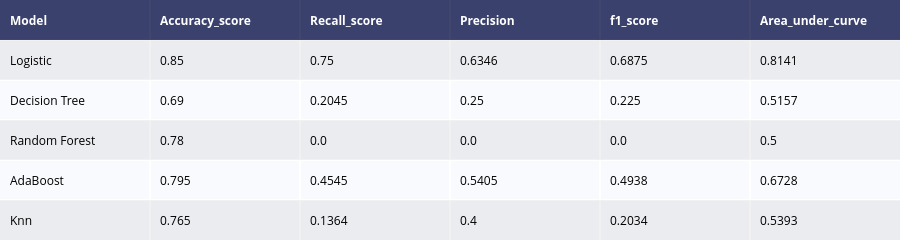

The code cell stored with this chart in its notebook:
### Markdown cell above
#### <font color='maroon'> Accuracy of models on Hyperparameter Tuning </font>

### Code cell
# Outputs for all model
model1 = model_performance(grid_lr,X_train,X_test,Y_train, Y_test,"Logistic" )
model2 = model_performance(grid_dtc, X_train, X_test, Y_train, Y_test,"Decision Tree")
model3 = model_performance(grid_rf, X_train, X_test, Y_train, Y_test,"Random Forest")
model4 = model_performance(grid_abc, X_train, X_test, Y_train, Y_test,"AdaBoost")
model5 = model_performance(grid_knn, X_train, X_test, Y_train, Y_test,"Knn")


# Concat all models
model_performances = pd.concat([model1, model2, model3, model4, model5], axis=0).reset_index()

model_performances = model_performances.drop(columns="index",axis=1)

table = ff.create_table(np.round(model_performances,4))

py.iplot(table)

### Figure 1 — Plotly figure (JSON) as saved in the notebook; plotly's stock layout.template omitted (floating-point values rounded to 4 significant figures)
{"data": [{"colorscale": [[0, "#00083e"], [0.5, "#ededee"], [1, "#ffffff"]], "hoverinfo": "none", "opacity": 0.75, "showscale": false, "type": "heatmap", "z": [[0, 0, 0, 0, 0, 0], [0.5, 0.5, 0.5, 0.5, 0.5, 0.5], [1, 1, 1, 1, 1, 1], [0.5, 0.5, 0.5, 0.5, 0.5, 0.5], [1, 1, 1, 1, 1, 1], [0.5, 0.5, 0.5, 0.5, 0.5, 0.5]]}], "layout": {"annotations": [{"align": "left", "font": {"color": "#ffffff"}, "showarrow": false, "text": "<b>Model</b>", "x": -0.45, "xanchor": "left", "xref": "x", "y": 0, "yref": "y"}, {"align": "left", "font": {"color": "#ffffff"}, "showarrow": false, "text": "<b>Accuracy_score</b>", "x": 0.55, "xanchor": "left", "xref": "x", "y": 0, "yref": "y"}, {"align": "left", "font": {"color": "#ffffff"}, "showarrow": false, "text": "<b>Recall_score</b>", "x": 1.55, "xanchor": "left", "xref": "x", "y": 0, "yref": "y"}, {"align": "left", "font": {"color": "#ffffff"}, "showarrow": false, "text": "<b>Precision</b>", "x": 2.55, "xanchor": "left", "xref": "x", "y": 0, "yref": "y"}, {"align": "left", "font": {"color": "#ffffff"}, "showarrow": false, "text": "<b>f1_score</b>", "x": 3.55, "xanchor": "left", "xref": "x", "y": 0, "yref": "y"}, {"align": "left", "font": {"color": "#ffffff"}, "showarrow": false, "text": "<b>Area_under_curve</b>", "x": 4.55, "xanchor": "left", "xref": "x", "y": 0, "yref": "y"}, {"align": "left", "font": {"color": "#000000"}, "showarrow": false, "text": "Logistic", "x": -0.45, "xanchor": "left", "xref": "x", "y": 1, "yref": "y"}, {"align": "left", "font": {"color": "#000000"}, "showarrow": false, "text": "0.85", "x": 0.55, "xanchor": "left", "xref": "x", "y": 1, "yref": "y"}, {"align": "left", "font": {"color": "#000000"}, "showarrow": false, "text": "0.75", "x": 1.55, "xanchor": "left", "xref": "x", "y": 1, "yref": "y"}, {"align": "left", "font": {"color": "#000000"}, "showarrow": false, "text": "0.6346", "x": 2.55, "xanchor": "left", "xref": "x", "y": 1, "yref": "y"}, {"align": "left", "font": {"color": "#000000"}, "showarrow": false, "text": "0.6875", "x": 3.55, "xanchor": "left", "xref": "x", "y": 1, "yref": "y"}, {"align": "left", "font": {"color": "#000000"}, "showarrow": false, "text": "0.8141", "x": 4.55, "xanchor": "left", "xref": "x", "y": 1, "yref": "y"}, {"align": "left", "font": {"color": "#000000"}, "showarrow": false, "text": "Decision Tree", "x": -0.45, "xanchor": "left", "xref": "x", "y": 2, "yref": "y"}, {"align": "left", "font": {"color": "#000000"}, "showarrow": false, "text": "0.69", "x": 0.55, "xanchor": "left", "xref": "x", "y": 2, "yref": "y"}, {"align": "left", "font": {"color": "#000000"}, "showarrow": false, "text": "0.2045", "x": 1.55, "xanchor": "left", "xref": "x", "y": 2, "yref": "y"}, {"align": "left", "font": {"color": "#000000"}, "showarrow": false, "text": "0.25", "x": 2.55, "xanchor": "left", "xref": "x", "y": 2, "yref": "y"}, {"align": "left", "font": {"color": "#000000"}, "showarrow": false, "text": "0.225", "x": 3.55, "xanchor": "left", "xref": "x", "y": 2, "yref": "y"}, {"align": "left", "font": {"color": "#000000"}, "showarrow": false, "text": "0.5157", "x": 4.55, "xanchor": "left", "xref": "x", "y": 2, "yref": "y"}, {"align": "left", "font": {"color": "#000000"}, "showarrow": false, "text": "Random Forest", "x": -0.45, "xanchor": "left", "xref": "x", "y": 3, "yref": "y"}, {"align": "left", "font": {"color": "#000000"}, "showarrow": false, "text": "0.78", "x": 0.55, "xanchor": "left", "xref": "x", "y": 3, "yref": "y"}, {"align": "left", "font": {"color": "#000000"}, "showarrow": false, "text": "0.0", "x": 1.55, "xanchor": "left", "xref": "x", "y": 3, "yref": "y"}, {"align": "left", "font": {"color": "#000000"}, "showarrow": false, "text": "0.0", "x": 2.55, "xanchor": "left", "xref": "x", "y": 3, "yref": "y"}, {"align": "left", "font": {"color": "#000000"}, "showarrow": false, "text": "0.0", "x": 3.55, "xanchor": "left", "xref": "x", "y": 3, "yref": "y"}, {"align": "left", "font": {"color": "#000000"}, "showarrow": false, "text": "0.5", "x": 4.55, "xanchor": "left", "xref": "x", "y": 3, "yref": "y"}, {"align": "left", "font": {"color": "#000000"}, "showarrow": false, "text": "AdaBoost", "x": -0.45, "xanchor": "left", "xref": "x", "y": 4, "yref": "y"}, {"align": "left", "font": {"color": "#000000"}, "showarrow": false, "text": "0.795", "x": 0.55, "xanchor": "left", "xref": "x", "y": 4, "yref": "y"}, {"align": "left", "font": {"color": "#000000"}, "showarrow": false, "text": "0.4545", "x": 1.55, "xanchor": "left", "xref": "x", "y": 4, "yref": "y"}, {"align": "left", "font": {"color": "#000000"}, "showarrow": false, "text": "0.5405", "x": 2.55, "xanchor": "left", "xref": "x", "y": 4, "yref": "y"}, {"align": "left", "font": {"color": "#000000"}, "showarrow": false, "text": "0.4938", "x": 3.55, "xanchor": "left", "xref": "x", "y": 4, "yref": "y"}, {"align": "left", "font": {"color": "#000000"}, "showarrow": false, "text": "0.6728", "x": 4.55, "xanchor": "left", "xref": "x", "y": 4, "yref": "y"}, {"align": "left", "font": {"color": "#000000"}, "showarrow": false, "text": "Knn", "x": -0.45, "xanchor": "left", "xref": "x", "y": 5, "yref": "y"}, {"align": "left", "font": {"color": "#000000"}, "showarrow": false, "text": "0.765", "x": 0.55, "xanchor": "left", "xref": "x", "y": 5, "yref": "y"}, {"align": "left", "font": {"color": "#000000"}, "showarrow": false, "text": "0.1364", "x": 1.55, "xanchor": "left", "xref": "x", "y": 5, "yref": "y"}, {"align": "left", "font": {"color": "#000000"}, "showarrow": false, "text": "0.4", "x": 2.55, "xanchor": "left", "xref": "x", "y": 5, "yref": "y"}, {"align": "left", "font": {"color": "#000000"}, "showarrow": false, "text": "0.2034", "x": 3.55, "xanchor": "left", "xref": "x", "y": 5, "yref": "y"}, {"align": "left", "font": {"color": "#000000"}, "showarrow": false, "text": "0.5393", "x": 4.55, "xanchor": "left", "xref": "x", "y": 5, "yref": "y"}], "height": 230, "margin": {"b": 0, "l": 0, "r": 0, "t": 0}, "xaxis": {"dtick": 1, "gridwidth": 2, "showticklabels": false, "tick0": -0.5, "ticks": "", "zeroline": false}, "yaxis": {"autorange": "reversed", "dtick": 1, "gridwidth": 2, "showticklabels": false, "tick0": 0.5, "ticks": "", "zeroline": false}}}
